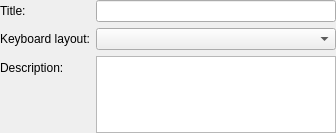
<?xml version="1.0" encoding="UTF-8"?>
<ui version="4.0">
 <class>NewCourseWidget</class>
 <widget class="QWidget" name="NewCourseWidget">
  <property name="geometry">
   <rect>
    <x>0</x>
    <y>0</y>
    <width>336</width>
    <height>133</height>
   </rect>
  </property>
  <property name="windowTitle">
   <string>Form</string>
  </property>
  <layout class="QVBoxLayout" name="verticalLayout">
   <property name="margin">
    <number>0</number>
   </property>
   <item>
    <layout class="QFormLayout" name="m_formLayout">
     <property name="fieldGrowthPolicy">
      <enum>QFormLayout::ExpandingFieldsGrow</enum>
     </property>
     <item row="0" column="0">
      <widget class="QLabel" name="m_titleLabel">
       <property name="text">
        <string>Title:</string>
       </property>
       <property name="buddy">
        <cstring>m_titleLineEdit</cstring>
       </property>
      </widget>
     </item>
     <item row="0" column="1">
      <widget class="QLineEdit" name="m_titleLineEdit"/>
     </item>
     <item row="1" column="0">
      <widget class="QLabel" name="m_keyboardLayoutLabel">
       <property name="text">
        <string>Keyboard layout:</string>
       </property>
       <property name="buddy">
        <cstring>m_keyboardLayoutComboBox</cstring>
       </property>
      </widget>
     </item>
     <item row="1" column="1">
      <widget class="KeyboardLayoutComboBox" name="m_keyboardLayoutComboBox">
       <property name="sizePolicy">
        <sizepolicy hsizetype="Expanding" vsizetype="Fixed">
         <horstretch>0</horstretch>
         <verstretch>0</verstretch>
        </sizepolicy>
       </property>
      </widget>
     </item>
     <item row="2" column="0">
      <widget class="QLabel" name="m_descriptionLabel">
       <property name="text">
        <string>Description:</string>
       </property>
       <property name="buddy">
        <cstring>m_descriptionEdit</cstring>
       </property>
      </widget>
     </item>
     <item row="2" column="1">
      <widget class="QPlainTextEdit" name="m_descriptionEdit"/>
     </item>
    </layout>
   </item>
  </layout>
 </widget>
 <customwidgets>
  <customwidget>
   <class>KeyboardLayoutComboBox</class>
   <extends>QComboBox</extends>
   <header>editor/keyboardlayoutcombobox.h</header>
  </customwidget>
 </customwidgets>
 <resources/>
 <connections/>
</ui>
